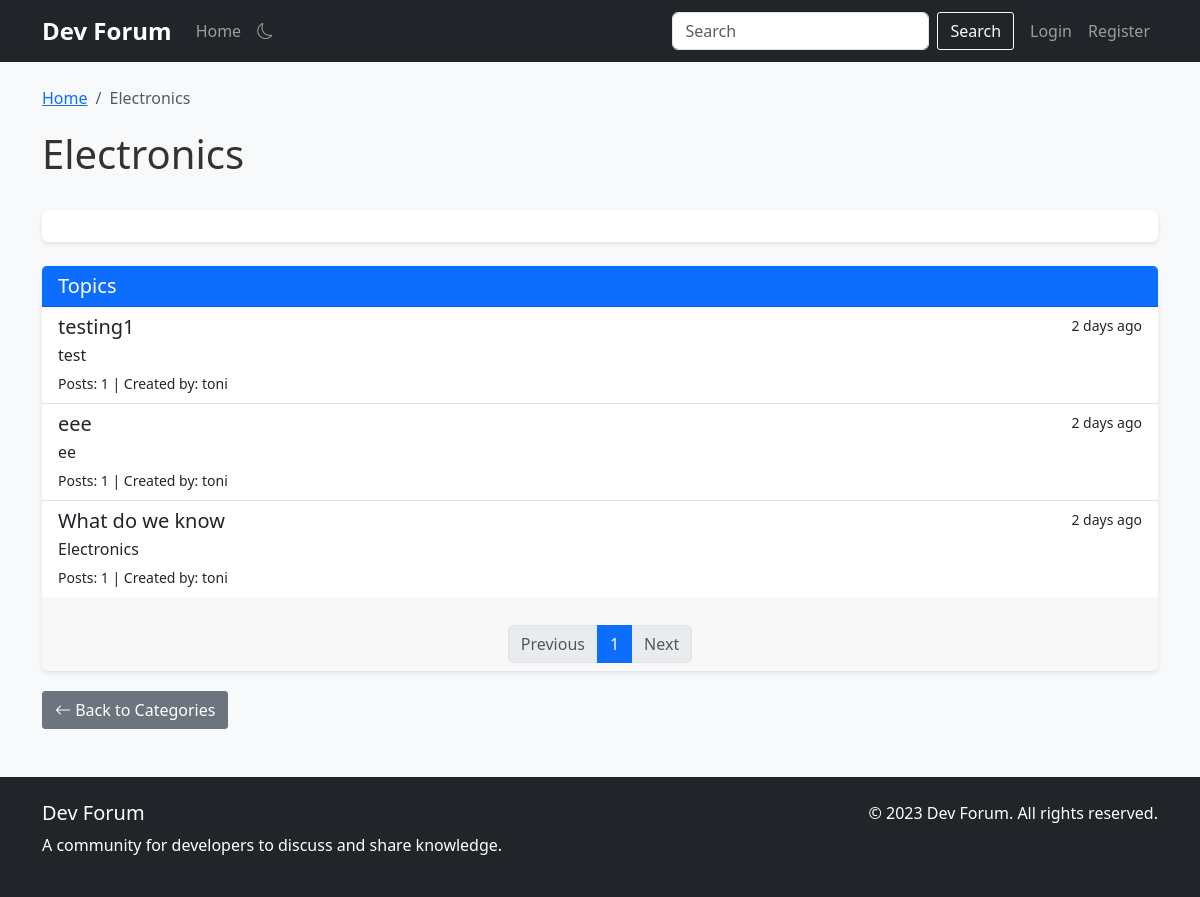
Page /category/6 on the earlier database version.
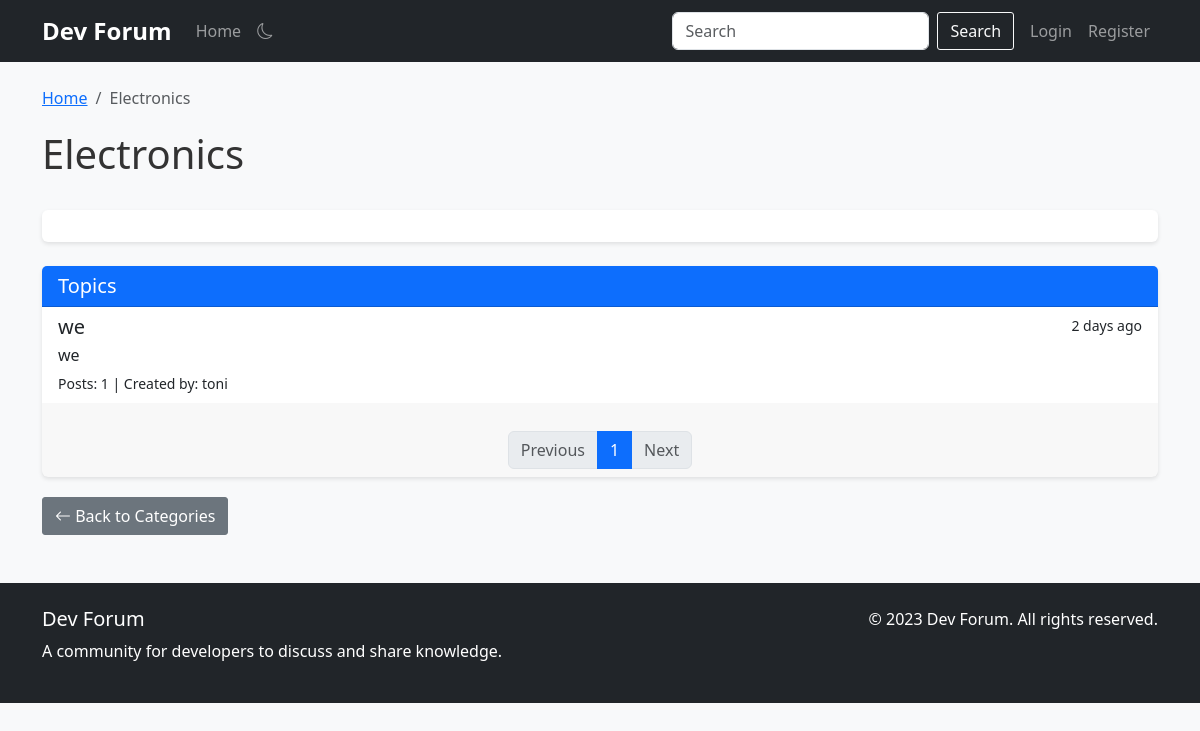
Same page on the later database version.
### app.py (models this page shows, shortened)
class Category(db.Model):
    id = db.Column(db.Integer, primary_key=True)
    name = db.Column(db.String(100), nullable=False, index=True)
    description = db.Column(db.Text, nullable=True)
    topics = db.relationship('Topic', backref='category', lazy='dynamic', cascade='all, delete-orphan')

class Topic(db.Model):
    id = db.Column(db.Integer, primary_key=True)
    title = db.Column(db.String(100), nullable=False, index=True)
    description = db.Column(db.Text, nullable=True)
    created_at = db.Column(db.DateTime, default=datetime.utcnow, index=True)
    category_id = db.Column(db.Integer, db.ForeignKey('category.id'), nullable=False, index=True)
    posts = db.relationship('Post', backref='topic', lazy='dynamic', cascade='all, delete-orphan')

class User(db.Model, UserMixin):
    id = db.Column(db.Integer, primary_key=True)
    username = db.Column(db.String(80), unique=True, nullable=False, index=True)
    email = db.Column(db.String(120), unique=True, nullable=False, index=True)
    password_hash = db.Column(db.String(128))
    bio = db.Column(db.Text, nullable=True)
    join_date = db.Column(db.DateTime, default=datetime.utcnow, index=True)
    is_admin = db.Column(db.Boolean, default=False)
    posts = db.relationship('Post', backref='author', lazy='dynamic', cascade='all, delete-orphan')
    comments = db.relationship('Comment', backref='author', lazy='dynamic', cascade='all, delete-orphan')

### app.py (the view)
@app.route('/category/<int:category_id>')
@app.route('/category/<int:category_id>/page/<int:page>')
@cache.cached(timeout=60, query_string=True)
def category(category_id, page=1):
    category = Category.query.get_or_404(category_id)
    topics = Topic.query.filter_by(category_id=category_id).order_by(Topic.created_at.desc()).paginate(
        page=page, per_page=app.config['TOPICS_PER_PAGE'], error_out=False)
    return render_template('category.html', category=category, topics=topics)

### app.py (called while the page is built)
@app.template_filter('time_since')
def time_since(dt):
    now = datetime.utcnow()
    diff = now - dt
    if diff.days > 365:
        years = diff.days // 365
        return f"{years} year{'s' if years > 1 else ''} ago"
    elif diff.days > 30:
        months = diff.days // 30
        return f"{months} month{'s' if months > 1 else ''} ago"
    elif diff.days > 0:
        return f"{diff.days} day{'s' if diff.days > 1 else ''} ago"
    elif diff.seconds > 3600:
        hours = diff.seconds // 3600
        return f"{hours} hour{'s' if hours > 1 else ''} ago"
    elif diff.seconds > 60:
        minutes = diff.seconds // 60
        return f"{minutes} minute{'s' if minutes > 1 else ''} ago"
    else:
        return "just now"

### templates/category.html (shortened to what this page needs)
{% extends "base.html" %}
{% block content %}
<div class="row">
    <div class="col-md-12">
        <nav aria-label="breadcrumb">
            <ol class="breadcrumb">
                <li class="breadcrumb-item"><a href="{{ url_for('index') }}">Home</a></li>
                <li class="breadcrumb-item active" aria-current="page">{{ category.name }}</li>
            </ol>
        </nav>
        <div class="d-flex justify-content-between align-items-center mb-4">
            <h1>{{ category.name }}</h1>
        </div>
        <div class="card mb-4">
            <div class="card-body">
            </div>
        </div>
        <div class="card">
            <div class="card-header bg-primary text-white">
                <h5 class="mb-0">Topics</h5>
            </div>
            <div class="list-group list-group-flush">
                {% for topic in topics.items %}
                <a href="{{ url_for('topic', topic_id=topic.id) }}" class="list-group-item list-group-item-action">
                    <div class="d-flex w-100 justify-content-between">
                        <h5 class="mb-1">{{ topic.title }}</h5>
                        <small>{{ topic.created_at|time_since }}</small>
                    </div>
                    {% if topic.description %}
                    <p class="mb-1">{{ topic.description }}</p>
                    {% endif %}
                    <small>
                        Posts: {{ topic.posts.count() }} |
                        Created by: {{ topic.posts.first().author.username if topic.posts.first() else 'Unknown' }}
                    </small>
                </a>
                {% endfor %}
            </div>
            {% if topics.items %}
            <div class="card-footer">
                <nav aria-label="Topics pagination">
                    <ul class="pagination justify-content-center mb-0">
                        {% if topics.has_prev %}
                        <li class="page-item">
                            <a class="page-link" href="{{ url_for('category', category_id=category.id, page=topics.prev_num) }}">Previous</a>
                        </li>
                        {% else %}
                        <li class="page-item disabled">
                            <span class="page-link">Previous</span>
                        </li>
                        {% endif %}
                        {% for page_num in topics.iter_pages(left_edge=1, right_edge=1, left_current=2, right_current=2) %}
                            {% if page_num %}
                                {% if page_num == topics.page %}
                                <li class="page-item active">
                                    <span class="page-link">{{ page_num }}</span>
                                </li>
                                {% else %}
                                <li class="page-item">
                                    <a class="page-link" href="{{ url_for('category', category_id=category.id, page=page_num) }}">{{ page_num }}</a>
                                </li>
                                {% endif %}
                            {% else %}
                                <li class="page-item disabled">
                                    <span class="page-link">...</span>
                                </li>
                            {% endif %}
                        {% endfor %}
                        {% if topics.has_next %}
                        <li class="page-item">
                            <a class="page-link" href="{{ url_for('category', category_id=category.id, page=topics.next_num) }}">Next</a>
                        </li>
                        {% else %}
                        <li class="page-item disabled">
                            <span class="page-link">Next</span>
                        </li>
                        {% endif %}
                    </ul>
                </nav>
            </div>
            {% endif %}
        </div>
        <div class="mt-3">
            <a href="{{ url_for('index') }}" class="btn btn-secondary">
                <i class="bi bi-arrow-left"></i> Back to Categories
            </a>
        </div>
    </div>
</div>
{% endblock %}

### templates/base.html (shortened to what this page needs)
<!DOCTYPE html>
<html lang="en">
<head>
    <link href="https://cdn.jsdelivr.net/npm/bootstrap@5.3.0-alpha1/dist/css/bootstrap.min.css" rel="stylesheet">
    <link rel="stylesheet" href="https://cdn.jsdelivr.net/npm/bootstrap-icons@1.10.3/font/bootstrap-icons.css">
    <link rel="stylesheet" href="https://cdn.jsdelivr.net/npm/prismjs@1.29.0/themes/prism.min.css">
    <link rel="stylesheet" href="https://cdn.jsdelivr.net/npm/prismjs@1.29.0/plugins/line-numbers/prism-line-numbers.min.css">
    <link rel="stylesheet" href="{{ url_for('static', filename='css/style.css') }}">
</head>
<body>
    <nav class="navbar navbar-expand-lg navbar-dark bg-dark">
        <div class="container">
            <a class="navbar-brand" href="{{ url_for('index') }}">Dev Forum</a>
            <div class="collapse navbar-collapse" id="navbarNav">
                <ul class="navbar-nav me-auto">
                    <li class="nav-item">
                        <a class="nav-link" href="{{ url_for('index') }}">Home</a>
                    </li>
                </ul>
                <form class="d-flex me-2" action="{{ url_for('search') }}" method="get">
                    <input class="form-control me-2" type="search" name="query" placeholder="Search" aria-label="Search">
                    <button class="btn btn-outline-light" type="submit">Search</button>
                </form>
                <ul class="navbar-nav">
                    {% if current_user.is_authenticated %}
                    <li class="nav-item me-2">
                        <a class="nav-link position-relative" href="{{ url_for('messages') }}">
                            <i class="bi bi-envelope"></i>
                            {% if unread_messages_count() > 0 %}
                            <span class="position-absolute top-0 start-100 translate-middle badge rounded-pill bg-danger badge-notification">
                                {{ unread_messages_count() }}
                                <span class="visually-hidden">unread messages</span>
                            </span>
                            {% endif %}
                        </a>
                    </li>
                    <li class="nav-item dropdown">
                        <a class="nav-link dropdown-toggle" href="#" id="navbarDropdown" role="button" data-bs-toggle="dropdown" aria-expanded="false">
                            {{ current_user.username }}
                        </a>
                        <ul class="dropdown-menu dropdown-menu-end" aria-labelledby="navbarDropdown">
                            <li><a class="dropdown-item" href="{{ url_for('profile', username=current_user.username) }}">Profile</a></li>
                            <li><a class="dropdown-item" href="{{ url_for('messages') }}">Messages</a></li>
                            <li><hr class="dropdown-divider"></li>
                            <li><a class="dropdown-item" href="{{ url_for('logout') }}">Logout</a></li>
                        </ul>
                    </li>
                    {% else %}
                    <li class="nav-item">
                        <a class="nav-link" href="{{ url_for('login') }}">Login</a>
                    </li>
                    <li class="nav-item">
                        <a class="nav-link" href="{{ url_for('register') }}">Register</a>
                    </li>
                    {% endif %}
                </ul>
            </div>
        </div>
    </nav>
    <div class="container mt-4">
        {% block content %}{% endblock %}
    </div>
    <footer class="bg-dark text-white mt-5 py-4">
        <div class="container">
            <div class="row">
                <div class="col-md-6">
                    <h5>Dev Forum</h5>
                    <p>A community for developers to discuss and share knowledge.</p>
                </div>
                <div class="col-md-6 text-md-end">
                    <p>&copy; 2023 Dev Forum. All rights reserved.</p>
                </div>
            </div>
        </div>
    </footer>
</body>
</html>

### static/css/style.css (style rules this page uses)
body { font-family: 'Segoe UI', Tahoma, Geneva, Verdana, sans-serif; background-color: #f8f9fa; color: #333; }
.navbar-brand { font-weight: bold; font-size: 1.5rem; }
.card { box-shadow: 0 2px 4px rgba(0, 0, 0, 0.1); border: none; margin-bottom: 20px; }
.card-header { font-weight: bold; }
footer { margin-top: 50px; }
.breadcrumb { background-color: transparent; padding: 0; margin-bottom: 20px; }
.btn { border-radius: 3px; }
.pagination { justify-content: center; margin-top: 20px; }

Differences in the rows shown:
removed Topic: title "testing1", created_at "2 days ago", description "test", posts.count "1", posts.first "toni"
removed Topic: title "eee", created_at "2 days ago", description "ee", posts.count "1", posts.first "toni"
removed Topic: title "What do we know", created_at "2 days ago", description "Electronics", posts.count "1", posts.first "toni"
added Topic: title "we", created_at "2 days ago", description "we", posts.count "1", posts.first "toni"
